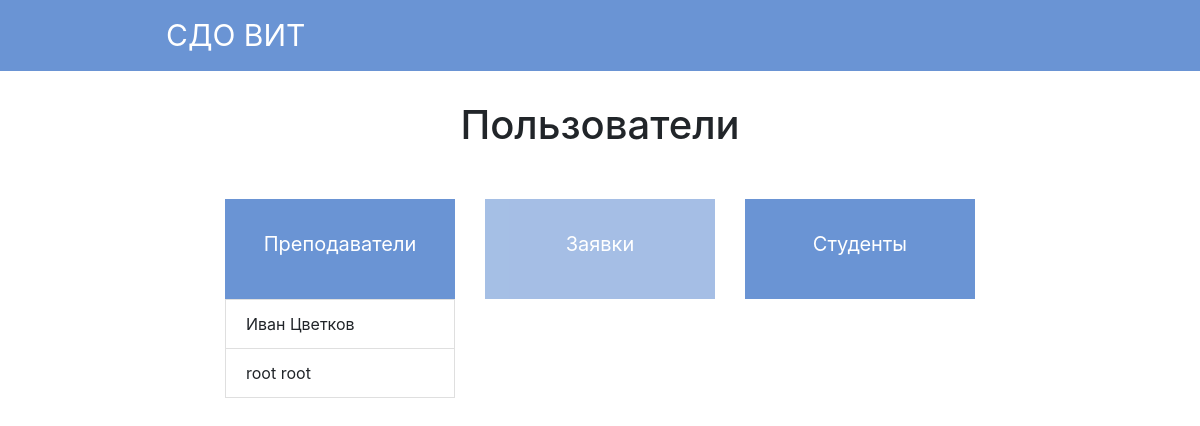
/addUsers.php, run on an earlier commit of the app's database.
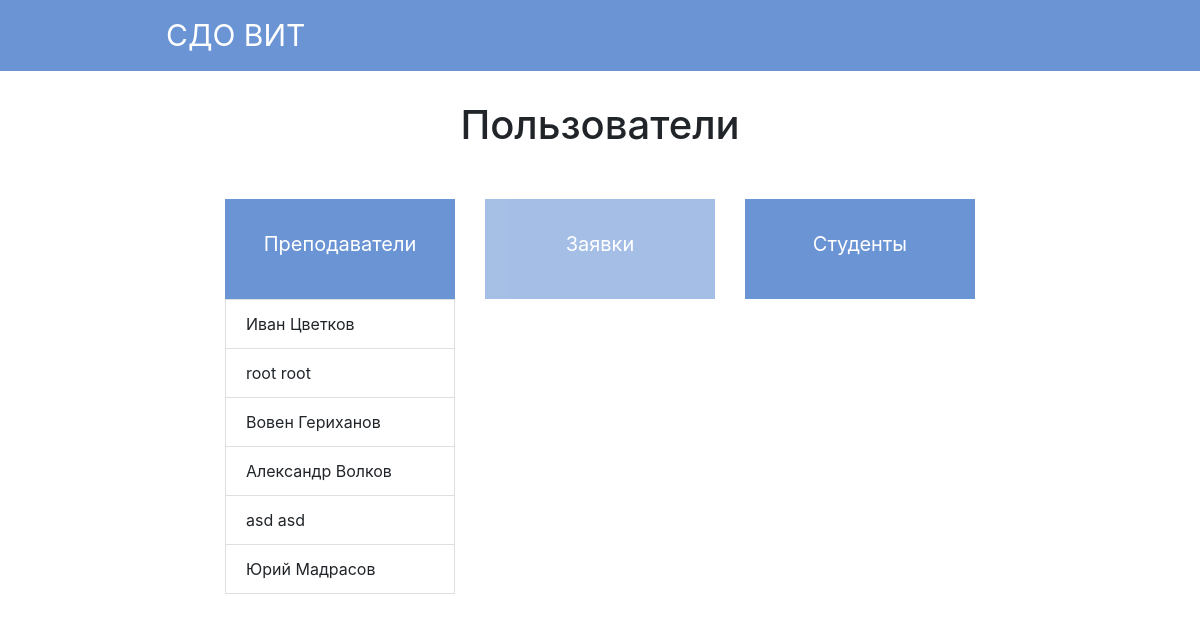
And on a later commit of the database.
### tables this page shows
CREATE TABLE user (
  idUser int UNSIGNED NOT NULL AUTO_INCREMENT,
  name varchar(15) NOT NULL,
  surname varchar(15) NOT NULL,
  middlename varchar(15) NOT NULL,
  birthdate date NOT NULL,
  studentNumber int NOT NULL,
  mail varchar(50) NOT NULL,
  password varchar(16) NOT NULL,
  login varchar(15) NOT NULL,
  permissions enum ('0', '1', '2') NOT NULL,
  groupId int UNSIGNED NOT NULL,
  PRIMARY KEY (idUser)
);

### www/blocks/userList.php (the view, shortened to what this page needs)
<?
global $db_param;
$conn = connect_db($db_param);
    if ($conn) {
    $result = mysqli_query($conn, 'SELECT * FROM user');
    }
?>
<div class="container-fluid">
	<div class="col-8 offset-2">
		<h1 style="margin: 30px 0 50px 0; text-align: center;">Пользователи</h1>
		<div class="row">
			<div class="col-4">
				<div class="colheader">
					<p>Преподаватели</p>
				</div>
			</div>
			<div class="col-4">
				<div class="colheader bleak">
					<p>Заявки</p>
				</div>
			</div>
			<div class="col-4">
				<div class="colheader">
					<p>Студенты</p>
				</div>
			</div>
		</div>
        <div class="row">
        <div class="col-4">
        <? while ($row = $result->fetch_assoc()) {
            echo '<li id="draggable" class="list-group-item">';
            echo $row['name'].' ';
            echo $row['surname'];
            echo '</li>';
        }
        ?>
        </div>
        </div>
	</div>
</div>

### www/addUsers.php (shortened to what this page needs)
<?
	include("scripts/config.php");
?>
<!DOCTYPE html>
<html>
<head>
  <?
  	require_once("blocks/htmlHeader.php");
  ?>
</head>
<body>
<?
	include("blocks/navbar.php");
	include("blocks/userList.php");
?>
</body>
</html>

### www/blocks/htmlHeader.php (shortened to what this page needs)
<link href="css/bootstrap.css" type="text/css" rel="stylesheet">
<link href="css/jquery-ui.css" type="text/css" rel="stylesheet">
<link href="css/style.css" type="text/css" rel="stylesheet">

### www/blocks/navbar.php (shortened to what this page needs)
<nav class="navbar navbar-expand-lg navbar-dark" style="background-color: #6A94D4">
  <a style="padding-left: 150px;" class="navbar-brand" href=<?
  if(isset($userInfo) && $userInfo["permissions"] == '2') {
      echo "/index.php";
  } else {
      echo "/chats.php";
  }
  ?>
  >СДО ВИТ</a>
</nav>

### www/css/style.css (style rules this page uses)
body { background-color: #fff; }
nav a { font-size: 30px !important; }
.colheader { width: 100%; background-color: #6A94D4; height: 100px; color: white; text-align: center; font-size: 20px; }
.bleak { opacity: 0.6; }
.colheader * { position: relative; top: 30%; }

What changed in the data, as far as the page shows it:
added user: name "Вовен", surname "Гериханов"
added user: name "Александр", surname "Волков"
added user: name "asd", surname "asd"
added user: name "Юрий", surname "Мадрасов"
